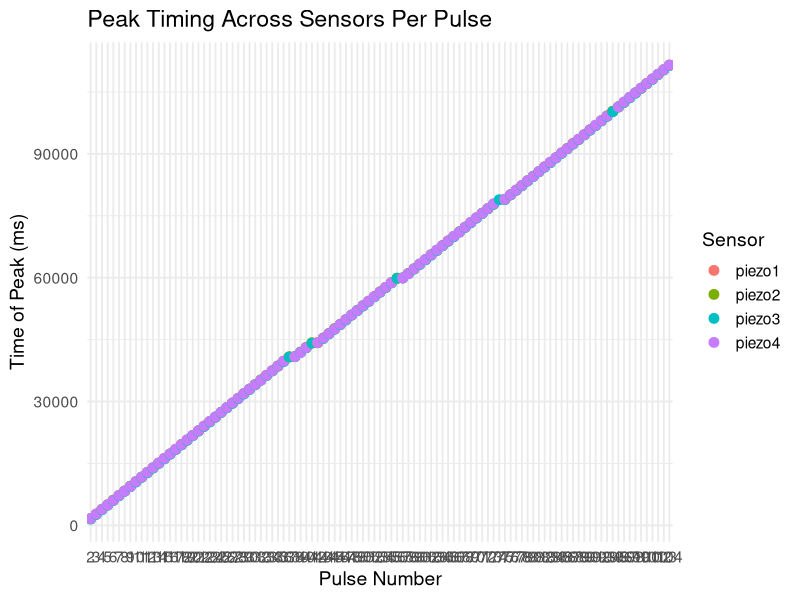
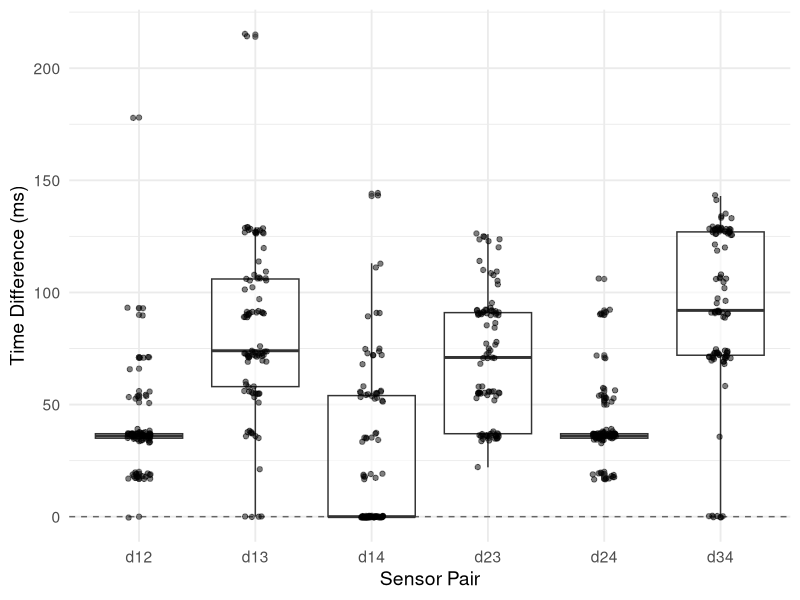
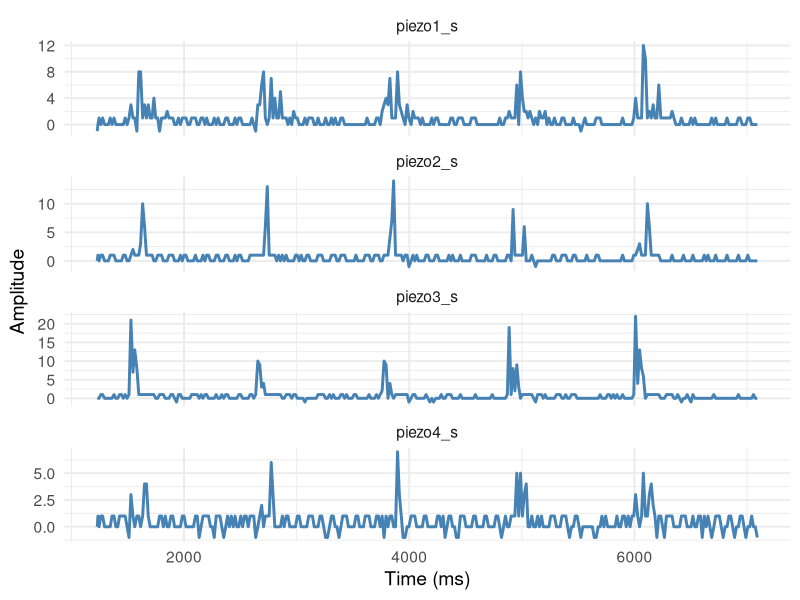
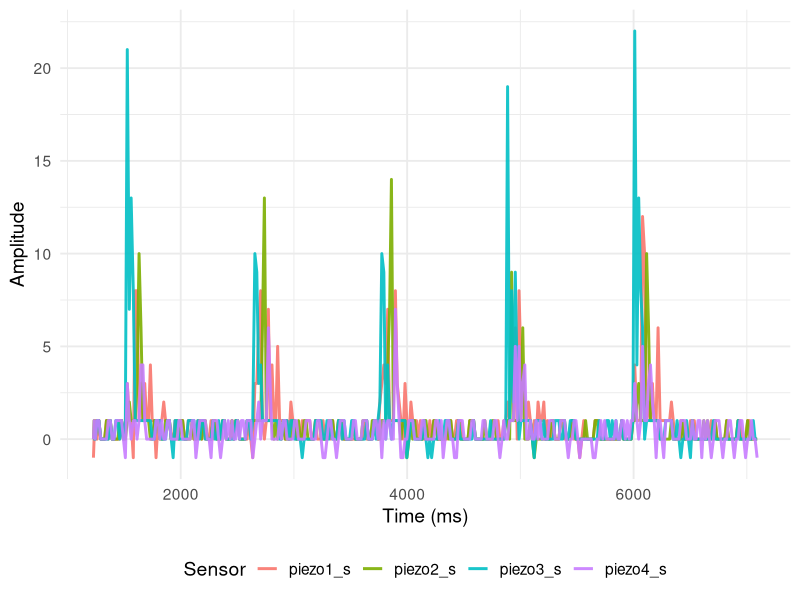
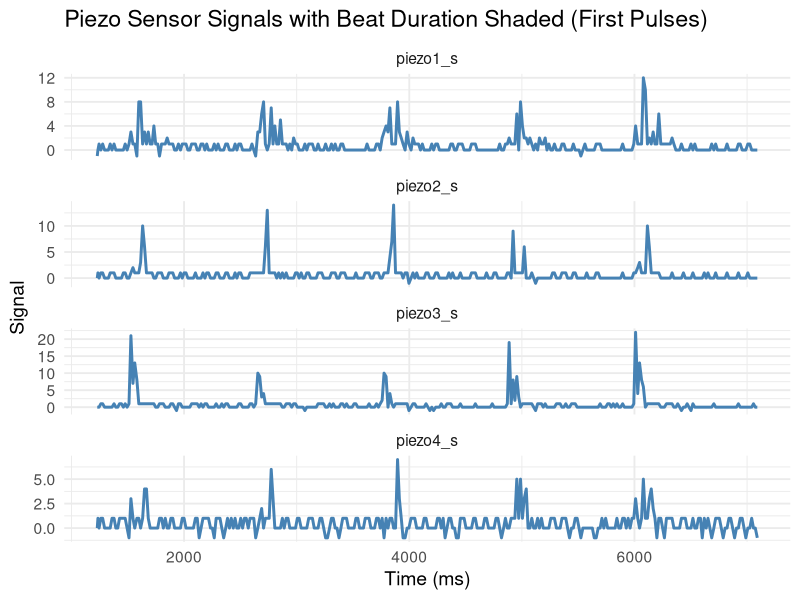
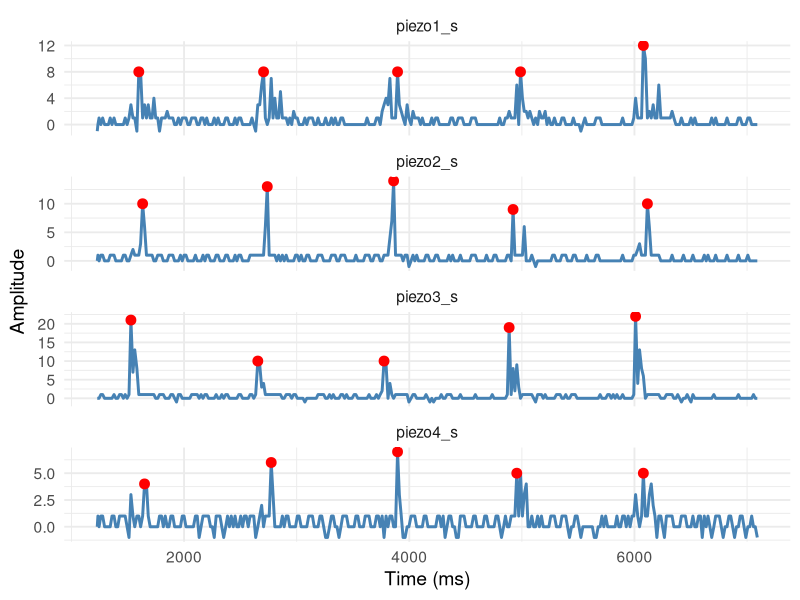

These charts were generated, in order, by the following R code:
library(ggplot2)
library(tidyr)
library(dplyr)
library(readxl)

#peak detection algorithm 
find_sensor_peaks <- function(df, window_ms, threshold) {
  df <- df %>% arrange(time_ms)
  onset_times <- df$time_ms[df$beat == 1 & lag(df$beat, default = 0) == 0]
  onset_times <- onset_times[!is.na(onset_times)]
  
  if (length(onset_times) == 0) return(NULL)
  
  sensors <- c("piezo1", "piezo2", "piezo3", "piezo4")
  
  peak_list <- lapply(seq_along(onset_times), function(i) {
    start_t <- onset_times[i]
    end_t   <- if (i < length(onset_times)) {
      min(start_t + window_ms, onset_times[i + 1])
    } else {
      start_t + window_ms
    }
    
    window <- df %>% filter(time_ms >= start_t, time_ms <= end_t)
    if (nrow(window) == 0) return(NULL)
    
    # For each sensor, find its own peak time/value within this window, but only 
#count it as a detected pulse if it clears the threshold
    sensor_rows <- lapply(sensors, function(s) {
      vals <- window[[s]]
      peak_val <- suppressWarnings(max(vals, na.rm = TRUE))
      
      if (!is.finite(peak_val) || peak_val <= threshold) {
        data.frame(pulse_id = i, sensor = s, peak_time = NA_real_, peak_value = NA_real_)
      } else {
        peak_time <- window$time_ms[which.max(vals)]
        data.frame(pulse_id = i, sensor = s, peak_time = peak_time, peak_value = peak_val)
      }
    })
    
    bind_rows(sensor_rows)
  })
  
  bind_rows(peak_list)
}

raw <- read_excel("PulseData(1234)-01.xlsx", col_names = FALSE)

data <- raw %>%
  separate(1, into = c("time_ms", "beat", "piezo1", "piezo2", "piezo3", "piezo4"),
           sep = ",")

#Drop header row
data <- data[-1, ]

#Force everything to numeric
data <- data %>%
  mutate(across(everything(), as.numeric))

threshold  <- 3     #per-sensor detection threshold
window_ms  <- 400   

sensor_peaks <- find_sensor_peaks(data, window_ms, threshold)
print(sensor_peaks)

sync_check <- sensor_peaks %>%
  filter(!is.na(peak_time)) %>%
  group_by(pulse_id) %>%
  summarise(
    n_sensors_detected = n(),
    earliest = min(peak_time),
    latest   = max(peak_time),
    spread_ms = latest - earliest,
    mean_time = mean(peak_time),
    sd_time   = sd(peak_time)
  )

print(sync_check)

#plot all data over time
ggplot(sensor_peaks %>% filter(!is.na(peak_time)),
       aes(x = factor(pulse_id), y = peak_time, colour = sensor)) +
  geom_point(size = 3) +
  labs(
    title = "Peak Timing Across Sensors Per Pulse",
    x = "Pulse Number",
    y = "Time of Peak (ms)",
    colour = "Sensor"
  ) +
  theme_minimal(base_size = 14)


#Exploratory data Analysis
#Prep Data
rm_data <- sensor_peaks %>%
  group_by(pulse_id) %>%
  filter(all(!is.na(peak_time)), n_distinct(sensor) == 4) %>%
  ungroup()


rm_data$pulse_id <- factor(rm_data$pulse_id)
rm_data$sensor   <- factor(rm_data$sensor)

rm_anova <- aov(peak_time ~ sensor + Error(pulse_id/sensor), data = rm_data)
summary(rm_anova)

#Friedman test
wide_check <- rm_data %>%
  select(pulse_id, sensor, peak_time) %>%
  pivot_wider(names_from = sensor, values_from = peak_time)

friedman_result <- friedman.test(as.matrix(wide_check[,-1]))
print(friedman_result)

#basic stats of all data
spread_summary <- sync_check %>%
  summarise(
    mean_spread_ms = mean(spread_ms),
    sd_spread_ms   = sd(spread_ms),
    max_spread_ms  = max(spread_ms),
    median_spread_ms = median(spread_ms)
  )
print(spread_summary)

#pairwise timing diffs. 

pair_diffs <- wide_check %>%
  mutate(
    d12 = abs(piezo1 - piezo2),
    d13 = abs(piezo1 - piezo3),
    d14 = abs(piezo1 - piezo4),
    d23 = abs(piezo2 - piezo3),
    d24 = abs(piezo2 - piezo4),
    d34 = abs(piezo3 - piezo4)
  ) %>%
  select(pulse_id, starts_with("d")) %>%
  pivot_longer(-pulse_id, names_to = "pair", values_to = "diff_ms")

#basic stats of pair data
pair_diffs %>%
  group_by(pair) %>%
  summarise(
    n = n(),
    min = min(diff_ms),
    Q1 = quantile(diff_ms, 0.25),
    median = median(diff_ms),
    Q3 = quantile(diff_ms, 0.75),
    max = max(diff_ms),
    mean = mean(diff_ms),
    sd = sd(diff_ms)
  )

ggplot(pair_diffs, aes(x = pair, y = diff_ms)) +
  geom_hline(yintercept = 0, linetype = "dashed", colour = "grey40") +
  geom_boxplot(alpha = 0.6) +
  geom_jitter(width = 0.1, alpha = 0.5) +
  labs(
    x = "Sensor Pair",
    y = "Time Difference (ms)"
  ) +
  theme_minimal(base_size = 14)


#Assign a pulse number based on cumulative beat starts, then keep first 5 pulses
#Purely for figure used in project
data_5 <- data %>%
  mutate(pulse_num = cumsum(beat == 1)) %>%
  filter(pulse_num <= 6)

ma_n <- 1  # smoothing window

data_5$piezo1_s <- as.numeric(stats::filter(data_5$piezo1, rep(1/ma_n, ma_n), sides = 2))
data_5$piezo2_s <- as.numeric(stats::filter(data_5$piezo2, rep(1/ma_n, ma_n), sides = 2))
data_5$piezo3_s <- as.numeric(stats::filter(data_5$piezo3, rep(1/ma_n, ma_n), sides = 2))
data_5$piezo4_s <- as.numeric(stats::filter(data_5$piezo4, rep(1/ma_n, ma_n), sides = 2))

data_long_5 <- data_5 %>%
  select(time_ms, piezo1_s, piezo2_s, piezo3_s, piezo4_s) %>%
  pivot_longer(
    cols = starts_with("piezo"),
    names_to = "sensor",
    values_to = "value"
  )

ggplot(data_long_5, aes(x = time_ms, y = value)) +
  geom_line(linewidth = 1, color = "steelblue") +
  facet_wrap(~ sensor, ncol = 1, scales = "free_y") +
  labs(x = "Time (ms)", y = "Amplitude") +
  theme_minimal(base_size = 14)

ggplot(data_long_5, aes(x = time_ms, y = value, color = sensor)) +
  geom_line(linewidth = 1, alpha = 0.9) +
  labs(x = "Time (ms)", y = "Amplitude", color = "Sensor") +
  theme_minimal(base_size = 14) +
  theme(legend.position = "bottom")

pulse_bounds <- data_5 %>%
  filter(beat == 1) %>%
  group_by(pulse_num) %>%
  summarise(
    start_time = min(time_ms),
    end_time   = max(time_ms)
  ) %>%
  ungroup()

print(pulse_bounds)

ggplot(data_long_5, aes(x = time_ms, y = value)) +
  geom_rect(
    data = pulse_bounds,
    aes(xmin = start_time, xmax = end_time, ymin = -Inf, ymax = Inf),
    inherit.aes = FALSE,
    fill = "red", alpha = 4
  ) +
  geom_line(color = "steelblue", linewidth = 1) +
  facet_wrap(~ sensor, ncol = 1, scales = "free_y") +
  labs(
    title = "Piezo Sensor Signals with Beat Duration Shaded (First Pulses)",
    x = "Time (ms)",
    y = "Signal"
  ) +
  theme_minimal(base_size = 14)

############################################

peak_data <- data_5 %>%
  transmute(
    time_ms,
    beat,
    piezo1 = piezo1_s,
    piezo2 = piezo2_s,
    piezo3 = piezo3_s,
    piezo4 = piezo4_s
  )

sensor_peaks <- find_sensor_peaks(
  peak_data,
  window_ms = 300,    # chosen search window
  threshold = 2.5     # detection threshold
)

peak_points <- sensor_peaks %>%
  filter(!is.na(peak_time)) %>%
  rename(time_ms = peak_time) %>%
  mutate(sensor = paste0(sensor, "_s")) %>%
  left_join(
    data_long_5,
    by = c("time_ms", "sensor")
  )

ggplot(data_long_5, aes(x = time_ms, y = value)) +
  geom_line(linewidth = 1, colour = "steelblue") +
  geom_point(
    data = peak_points,
    aes(x = time_ms, y = value),
    colour = "red",
    size = 3
  ) +
  facet_wrap(~sensor, ncol = 1, scales = "free_y") +
  labs(x = "Time (ms)", y = "Amplitude") +
  theme_minimal(base_size = 14)
